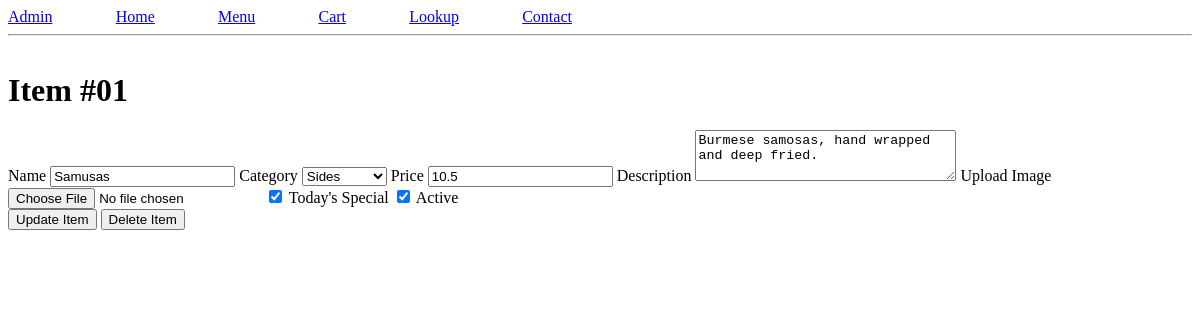
The app's page /admin/menu/update/1, older data.
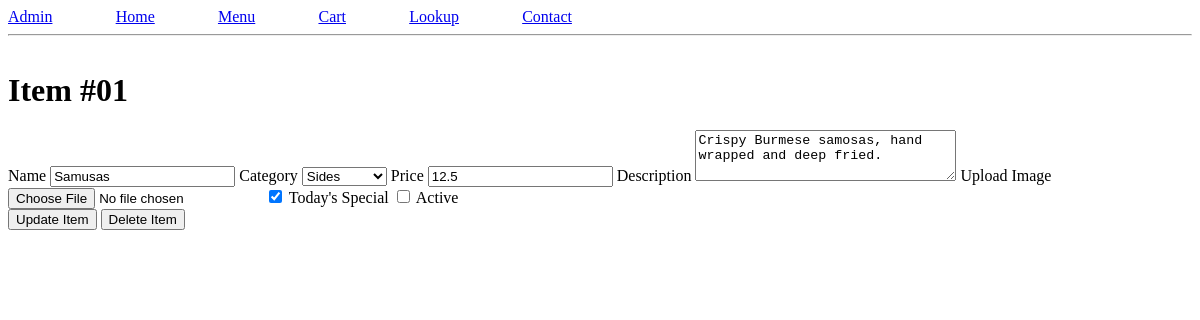
The same page, newer data.
### tables this page shows
CREATE TABLE "menu" (
	"id"	INTEGER,
	"name"	TEXT NOT NULL,
	"category"	TEXT NOT NULL,
	"price"	REAL NOT NULL,
	"description"	TEXT,
	"is_special"	TEXT DEFAULT 1 CHECK("is_special" IN (0, 1)),
	"is_active"	INTEGER DEFAULT 1 CHECK("is_active" IN (0, 1)),
	"image"	TEXT,
	FOREIGN KEY("category") REFERENCES "category"("code"),
	PRIMARY KEY("id" AUTOINCREMENT)
);

### app/admin/routes.py (the view, shortened to what this page needs)
@bp.route('/menu/update/<int:id>', methods=['GET', 'POST'])
def update_item(id):
    item = query_db('select * from menu where id = ?', (id,), one=True)
    if not item: abort(404)
    return render_template('admin/update_item.html', title=f'Item #{item["id"]:02d}', item=item)

### db.py (called while the page is built)
def get_db():
    if 'db' not in g:
        g.db = sqlite3.connect(
            current_app.config['DATABASE'],
            detect_types=sqlite3.PARSE_DECLTYPES
        )
        g.db.row_factory = sqlite3.Row
    return g.db

def query_db(query, args=(), one=False):
    cur = get_db().execute(query, args)
    results = cur.fetchall()
    cur.close()
    return (results[0] if results else None) if one else results

### app/templates/admin/update_item.html (shortened to what this page needs)
{% extends 'base.html' %}
{% block content %}
<form method="post" enctype="multipart/form-data">
  <label for="name">Name</label>
  <input type="text" name="name" value="{{ item['name'] }}" required>
  <label for="category">Category</label>
  <select name="category" required>
    <option value="sides" {{ "selected" if item["category"] == "sides" else none}}>Sides</option>
  </select>
  <label for="price">Price</label>
  <input type="number" name="price" step="0.01" value="{{ item['price'] }}" required>
  <label for="description">Description</label>
  <textarea name="description" rows="3" cols="30" placeholder="optional">{{ item['description'] }}</textarea>
  <label for="image">Upload Image</label>
  <input type="file" name="image">
  <input type="checkbox" name="special" {{ "checked" if item["is_special"] else none }}>
  <label for="special">Today's Special</label>
  <input type="checkbox" name="active" {{ "checked" if item["is_active"] else none }}>
  <label for="active">Active</label><br>
  <button>Update Item</button>
  <button formaction="{{ url_for('admin.delete_item', id=item['id']) }}" onclick="confirm('Are you sure you want to delete this item?')">Delete Item</button>
</form>
{% endblock %}

Row changes from the older to the newer data that the page shows:
changed menu "Samusas": price "10.5" → "12.5"; description "Burmese samosas, hand wrapped and deep fried." → "Crispy Burmese samosas, hand wrapped and deep fried."
Text that changed along with them:
form field active: "☑" → "☐"
